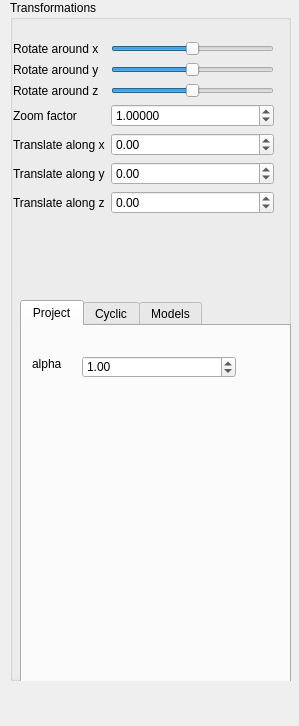
<?xml version="1.0" encoding="UTF-8"?>
<ui version="4.0">
 <class>SideWidget</class>
 <widget class="QWidget" name="SideWidget">
  <property name="geometry">
   <rect>
    <x>0</x>
    <y>0</y>
    <width>299</width>
    <height>726</height>
   </rect>
  </property>
  <property name="sizePolicy">
   <sizepolicy hsizetype="Fixed" vsizetype="Preferred">
    <horstretch>0</horstretch>
    <verstretch>0</verstretch>
   </sizepolicy>
  </property>
  <property name="minimumSize">
   <size>
    <width>269</width>
    <height>0</height>
   </size>
  </property>
  <property name="windowTitle">
   <string>Form</string>
  </property>
  <widget class="QGroupBox" name="groupBox">
   <property name="geometry">
    <rect>
     <x>10</x>
     <y>0</y>
     <width>281</width>
     <height>681</height>
    </rect>
   </property>
   <property name="title">
    <string>Transformations</string>
   </property>
   <widget class="QWidget" name="layoutWidget">
    <property name="geometry">
     <rect>
      <x>3</x>
      <y>41</y>
      <width>261</width>
      <height>211</height>
     </rect>
    </property>
    <layout class="QFormLayout" name="formLayout">
     <item row="0" column="0">
      <widget class="QLabel" name="label">
       <property name="text">
        <string>Rotate around x</string>
       </property>
       <property name="buddy">
        <cstring>rotate_x_slider</cstring>
       </property>
      </widget>
     </item>
     <item row="0" column="1">
      <widget class="QSlider" name="rotate_x_slider">
       <property name="minimum">
        <number>-180</number>
       </property>
       <property name="maximum">
        <number>180</number>
       </property>
       <property name="orientation">
        <enum>Qt::Horizontal</enum>
       </property>
      </widget>
     </item>
     <item row="1" column="0">
      <widget class="QLabel" name="label_2">
       <property name="text">
        <string>Rotate around y</string>
       </property>
       <property name="buddy">
        <cstring>rotate_y_slider</cstring>
       </property>
      </widget>
     </item>
     <item row="1" column="1">
      <widget class="QSlider" name="rotate_y_slider">
       <property name="minimum">
        <number>-180</number>
       </property>
       <property name="maximum">
        <number>180</number>
       </property>
       <property name="orientation">
        <enum>Qt::Horizontal</enum>
       </property>
      </widget>
     </item>
     <item row="2" column="0">
      <widget class="QLabel" name="label_3">
       <property name="text">
        <string>Rotate around z</string>
       </property>
       <property name="buddy">
        <cstring>rotate_z_slider</cstring>
       </property>
      </widget>
     </item>
     <item row="2" column="1">
      <widget class="QSlider" name="rotate_z_slider">
       <property name="minimum">
        <number>-180</number>
       </property>
       <property name="maximum">
        <number>180</number>
       </property>
       <property name="orientation">
        <enum>Qt::Horizontal</enum>
       </property>
      </widget>
     </item>
     <item row="3" column="0">
      <widget class="QLabel" name="label_4">
       <property name="text">
        <string>Zoom factor</string>
       </property>
       <property name="buddy">
        <cstring>zoom_factor_spin_box</cstring>
       </property>
      </widget>
     </item>
     <item row="3" column="1">
      <widget class="QDoubleSpinBox" name="zoom_factor_spin_box">
       <property name="toolTip">
        <string/>
       </property>
       <property name="decimals">
        <number>5</number>
       </property>
       <property name="minimum">
        <double>0.000100000000000</double>
       </property>
       <property name="maximum">
        <double>10000.000000000000000</double>
       </property>
       <property name="singleStep">
        <double>0.100000000000000</double>
       </property>
       <property name="value">
        <double>1.000000000000000</double>
       </property>
      </widget>
     </item>
     <item row="4" column="0">
      <widget class="QLabel" name="label_5">
       <property name="text">
        <string>Translate along x</string>
       </property>
       <property name="buddy">
        <cstring>trans_x_spin_box</cstring>
       </property>
      </widget>
     </item>
     <item row="4" column="1">
      <widget class="QDoubleSpinBox" name="trans_x_spin_box">
       <property name="minimum">
        <double>-100.000000000000000</double>
       </property>
       <property name="maximum">
        <double>100.000000000000000</double>
       </property>
       <property name="singleStep">
        <double>0.100000000000000</double>
       </property>
      </widget>
     </item>
     <item row="5" column="0">
      <widget class="QLabel" name="label_6">
       <property name="text">
        <string>Translate along y</string>
       </property>
       <property name="buddy">
        <cstring>trans_y_spin_box</cstring>
       </property>
      </widget>
     </item>
     <item row="5" column="1">
      <widget class="QDoubleSpinBox" name="trans_y_spin_box">
       <property name="minimum">
        <double>-100.000000000000000</double>
       </property>
       <property name="maximum">
        <double>100.000000000000000</double>
       </property>
       <property name="singleStep">
        <double>0.100000000000000</double>
       </property>
      </widget>
     </item>
     <item row="6" column="0">
      <widget class="QLabel" name="label_7">
       <property name="text">
        <string>Translate along z</string>
       </property>
       <property name="buddy">
        <cstring>trans_z_spin_box</cstring>
       </property>
      </widget>
     </item>
     <item row="6" column="1">
      <widget class="QDoubleSpinBox" name="trans_z_spin_box">
       <property name="minimum">
        <double>-100.000000000000000</double>
       </property>
       <property name="maximum">
        <double>100.000000000000000</double>
       </property>
       <property name="singleStep">
        <double>0.100000000000000</double>
       </property>
      </widget>
     </item>
    </layout>
   </widget>
   <widget class="QTabWidget" name="tabWidget">
    <property name="geometry">
     <rect>
      <x>10</x>
      <y>300</y>
      <width>271</width>
      <height>391</height>
     </rect>
    </property>
    <property name="currentIndex">
     <number>0</number>
    </property>
    <widget class="QWidget" name="tab_2">
     <attribute name="title">
      <string>Project</string>
     </attribute>
     <widget class="QLabel" name="label_8">
      <property name="geometry">
       <rect>
        <x>10</x>
        <y>30</y>
        <width>41</width>
        <height>16</height>
       </rect>
      </property>
      <property name="text">
       <string>alpha</string>
      </property>
     </widget>
     <widget class="QDoubleSpinBox" name="doubleSpinBoxAlpha">
      <property name="geometry">
       <rect>
        <x>60</x>
        <y>30</y>
        <width>154</width>
        <height>22</height>
       </rect>
      </property>
      <property name="minimum">
       <double>0.000000000000000</double>
      </property>
      <property name="maximum">
       <double>3.140000000000000</double>
      </property>
      <property name="singleStep">
       <double>0.100000000000000</double>
      </property>
      <property name="value">
       <double>1.000000000000000</double>
      </property>
     </widget>
    </widget>
    <widget class="QWidget" name="tab">
     <attribute name="title">
      <string>Cyclic</string>
     </attribute>
     <widget class="QLabel" name="label_10">
      <property name="geometry">
       <rect>
        <x>10</x>
        <y>10</y>
        <width>81</width>
        <height>16</height>
       </rect>
      </property>
      <property name="text">
       <string>Select curve:</string>
      </property>
     </widget>
     <widget class="QLabel" name="label_11">
      <property name="geometry">
       <rect>
        <x>10</x>
        <y>40</y>
        <width>91</width>
        <height>16</height>
       </rect>
      </property>
      <property name="text">
       <string>Control points:</string>
      </property>
     </widget>
     <widget class="QLabel" name="label_12">
      <property name="geometry">
       <rect>
        <x>10</x>
        <y>70</y>
        <width>81</width>
        <height>16</height>
       </rect>
      </property>
      <property name="text">
       <string>Scaling factor:</string>
      </property>
     </widget>
     <widget class="QCheckBox" name="cb_control_points">
      <property name="geometry">
       <rect>
        <x>10</x>
        <y>100</y>
        <width>111</width>
        <height>20</height>
       </rect>
      </property>
      <property name="text">
       <string>Control points</string>
      </property>
     </widget>
     <widget class="QCheckBox" name="cb_detivative1">
      <property name="geometry">
       <rect>
        <x>10</x>
        <y>130</y>
        <width>111</width>
        <height>20</height>
       </rect>
      </property>
      <property name="text">
       <string>Derivatives(1)</string>
      </property>
     </widget>
     <widget class="QCheckBox" name="cb_derivative2">
      <property name="geometry">
       <rect>
        <x>10</x>
        <y>160</y>
        <width>111</width>
        <height>20</height>
       </rect>
      </property>
      <property name="text">
       <string>Derivatives(2)</string>
      </property>
     </widget>
     <widget class="QComboBox" name="cb_cyclic">
      <property name="geometry">
       <rect>
        <x>130</x>
        <y>10</y>
        <width>111</width>
        <height>22</height>
       </rect>
      </property>
      <item>
       <property name="text">
        <string>Cyclic curve</string>
       </property>
      </item>
      <item>
       <property name="text">
        <string>Interpolated</string>
       </property>
      </item>
     </widget>
     <widget class="QSpinBox" name="sb_control_point">
      <property name="geometry">
       <rect>
        <x>130</x>
        <y>40</y>
        <width>111</width>
        <height>22</height>
       </rect>
      </property>
      <property name="maximum">
       <number>100</number>
      </property>
      <property name="value">
       <number>100</number>
      </property>
     </widget>
     <widget class="QDoubleSpinBox" name="dsb_scaling">
      <property name="geometry">
       <rect>
        <x>130</x>
        <y>70</y>
        <width>111</width>
        <height>22</height>
       </rect>
      </property>
     </widget>
    </widget>
    <widget class="QWidget" name="tab_models">
     <attribute name="title">
      <string>Models</string>
     </attribute>
     <widget class="QListWidget" name="listWidgetModels">
      <property name="geometry">
       <rect>
        <x>10</x>
        <y>10</y>
        <width>251</width>
        <height>91</height>
       </rect>
      </property>
      <item>
       <property name="text">
        <string>Angel</string>
       </property>
      </item>
      <item>
       <property name="text">
        <string>Cone</string>
       </property>
      </item>
      <item>
       <property name="text">
        <string>Cube</string>
       </property>
      </item>
      <item>
       <property name="text">
        <string>Icosahedron</string>
       </property>
      </item>
     </widget>
     <widget class="QListWidget" name="materialsWidget">
      <property name="geometry">
       <rect>
        <x>10</x>
        <y>110</y>
        <width>251</width>
        <height>81</height>
       </rect>
      </property>
      <item>
       <property name="text">
        <string>Brass</string>
       </property>
      </item>
      <item>
       <property name="text">
        <string>Gold</string>
       </property>
      </item>
      <item>
       <property name="text">
        <string>Silver</string>
       </property>
      </item>
      <item>
       <property name="text">
        <string>Emerald</string>
       </property>
      </item>
      <item>
       <property name="text">
        <string>Pearl</string>
       </property>
      </item>
      <item>
       <property name="text">
        <string>Ruby</string>
       </property>
      </item>
      <item>
       <property name="text">
        <string>Turqoise</string>
       </property>
      </item>
     </widget>
     <widget class="QComboBox" name="comboBoxLights">
      <property name="geometry">
       <rect>
        <x>60</x>
        <y>240</y>
        <width>101</width>
        <height>22</height>
       </rect>
      </property>
      <item>
       <property name="text">
        <string>GL_LIGHT0</string>
       </property>
      </item>
      <item>
       <property name="text">
        <string>GL_LIGHT1</string>
       </property>
      </item>
      <item>
       <property name="text">
        <string>GL_LIGHT2</string>
       </property>
      </item>
      <item>
       <property name="text">
        <string>GL_LIGHT3</string>
       </property>
      </item>
      <item>
       <property name="text">
        <string>GL_LIGHT4</string>
       </property>
      </item>
      <item>
       <property name="text">
        <string>GL_LIGHT5</string>
       </property>
      </item>
      <item>
       <property name="text">
        <string>GL_LIGHT6</string>
       </property>
      </item>
      <item>
       <property name="text">
        <string>GL_LIGHT7</string>
       </property>
      </item>
     </widget>
     <widget class="QComboBox" name="comboBoxShaders">
      <property name="geometry">
       <rect>
        <x>60</x>
        <y>210</y>
        <width>101</width>
        <height>22</height>
       </rect>
      </property>
      <item>
       <property name="text">
        <string>None</string>
       </property>
      </item>
      <item>
       <property name="text">
        <string>Two sided lighting</string>
       </property>
      </item>
      <item>
       <property name="text">
        <string>Directional light</string>
       </property>
      </item>
      <item>
       <property name="text">
        <string>Toon</string>
       </property>
      </item>
      <item>
       <property name="text">
        <string>Reflection lines</string>
       </property>
      </item>
     </widget>
     <widget class="QLabel" name="label_9">
      <property name="geometry">
       <rect>
        <x>10</x>
        <y>210</y>
        <width>55</width>
        <height>16</height>
       </rect>
      </property>
      <property name="text">
       <string>Shader:</string>
      </property>
     </widget>
    </widget>
   </widget>
  </widget>
 </widget>
 <resources/>
 <connections/>
</ui>
